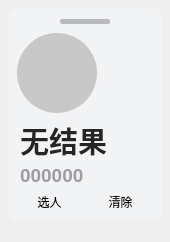
<?xml version="1.0" encoding="UTF-8"?>
<ui version="4.0">
    <class>Form</class>
    <widget class="QWidget" name="Form">
        <property name="geometry">
            <rect>
                <x>0</x>
                <y>0</y>
                <width>170</width>
                <height>175</height>
            </rect>
        </property>
        <property name="minimumSize">
            <size>
                <width>145</width>
                <height>0</height>
            </size>
        </property>
        <property name="windowTitle">
            <string>Form</string>
        </property>
        <layout class="QVBoxLayout" name="verticalLayout">
            <property name="leftMargin">
                <number>8</number>
            </property>
            <property name="topMargin">
                <number>8</number>
            </property>
            <property name="rightMargin">
                <number>8</number>
            </property>
            <property name="bottomMargin">
                <number>22</number>
            </property>
            <item>
                <widget class="QFrame" name="backgnd">
                    <property name="styleSheet">
                        <string notr="true">background-color: rgba(242, 243, 245, 255);
                            border-radius: 8px
                        </string>
                    </property>
                    <property name="frameShape">
                        <enum>QFrame::StyledPanel</enum>
                    </property>
                    <property name="frameShadow">
                        <enum>QFrame::Raised</enum>
                    </property>
                    <layout class="QVBoxLayout" name="verticalLayout_3">
                        <item>
                            <layout class="QHBoxLayout" name="horizontalLayout_2">
                                <item>
                                    <spacer name="horizontalSpacer_2">
                                        <property name="orientation">
                                            <enum>Qt::Horizontal</enum>
                                        </property>
                                        <property name="sizeType">
                                            <enum>QSizePolicy::Maximum</enum>
                                        </property>
                                        <property name="sizeHint" stdset="0">
                                            <size>
                                                <width>20</width>
                                                <height>10</height>
                                            </size>
                                        </property>
                                    </spacer>
                                </item>
                                <item>
                                    <widget class="QLabel" name="label">
                                        <property name="sizePolicy">
                                            <sizepolicy hsizetype="Preferred" vsizetype="Fixed">
                                                <horstretch>0</horstretch>
                                                <verstretch>0</verstretch>
                                            </sizepolicy>
                                        </property>
                                        <property name="maximumSize">
                                            <size>
                                                <width>50</width>
                                                <height>5</height>
                                            </size>
                                        </property>
                                        <property name="styleSheet">
                                            <string notr="true">background-color:#503D3D3D;
                                                border-radius: 2px
                                            </string>
                                        </property>
                                    </widget>
                                </item>
                                <item>
                                    <spacer name="horizontalSpacer">
                                        <property name="orientation">
                                            <enum>Qt::Horizontal</enum>
                                        </property>
                                        <property name="sizeType">
                                            <enum>QSizePolicy::Maximum</enum>
                                        </property>
                                        <property name="sizeHint" stdset="0">
                                            <size>
                                                <width>20</width>
                                                <height>10</height>
                                            </size>
                                        </property>
                                    </spacer>
                                </item>
                            </layout>
                        </item>
                        <item>
                            <widget class="QLabel" name="avatar">
                                <property name="minimumSize">
                                    <size>
                                        <width>80</width>
                                        <height>80</height>
                                    </size>
                                </property>
                                <property name="maximumSize">
                                    <size>
                                        <width>80</width>
                                        <height>80</height>
                                    </size>
                                </property>
                                <property name="styleSheet">
                                    <string notr="true">background-color: rgb(200, 200, 200);
border-radius: 40px;</string>
                                </property>
                            </widget>
                        </item>
                        <item>
                            <layout class="QVBoxLayout" name="verticalLayout_2">
                                <property name="spacing">
                                    <number>2</number>
                                </property>
                                <property name="leftMargin">
                                    <number>3</number>
                                </property>
                                <item>
                                    <widget class="QLabel" name="name">
                                        <property name="font">
                                            <font>
                                                <family>Microsoft YaHei UI</family>
                                                <pointsize>22</pointsize>
                                                <bold>true</bold>
                                            </font>
                                        </property>
                                        <property name="styleSheet">
                                            <string notr="true">color: rgba(37, 37, 37, 255);
                                                font-weight: bold
                                            </string>
                                        </property>
                                        <property name="text">
                                            <string>无结果</string>
                                        </property>
                                    </widget>
                                </item>
                                <item>
                                    <widget class="QLabel" name="id">
                                        <property name="font">
                                            <font>
                                                <family>Microsoft YaHei UI</family>
                                                <pointsize>14</pointsize>
                                                <bold>true</bold>
                                            </font>
                                        </property>
                                        <property name="styleSheet">
                                            <string notr="true">color: rgba(0, 0, 0, 90);
                                                font-weight: bold;
                                            </string>
                                        </property>
                                        <property name="text">
                                            <string>000000</string>
                                        </property>
                                    </widget>
                                </item>
                            </layout>
                        </item>
                        <item>
                            <layout class="QHBoxLayout" name="horizontalLayout">
                                <item>
                                    <widget class="PushButton" name="btn">
                                        <property name="text">
                                            <string>选人</string>
                                        </property>
                                    </widget>
                                </item>
                                <item>
                                    <widget class="PushButton" name="btn_clear">
                                        <property name="text">
                                            <string>清除</string>
                                        </property>
                                    </widget>
                                </item>
                            </layout>
                        </item>
                    </layout>
                </widget>
            </item>
        </layout>
    </widget>
    <customwidgets>
        <customwidget>
            <class>PushButton</class>
            <extends>QPushButton</extends>
            <header>qfluentwidgets</header>
        </customwidget>
    </customwidgets>
    <resources/>
    <connections/>
</ui>
